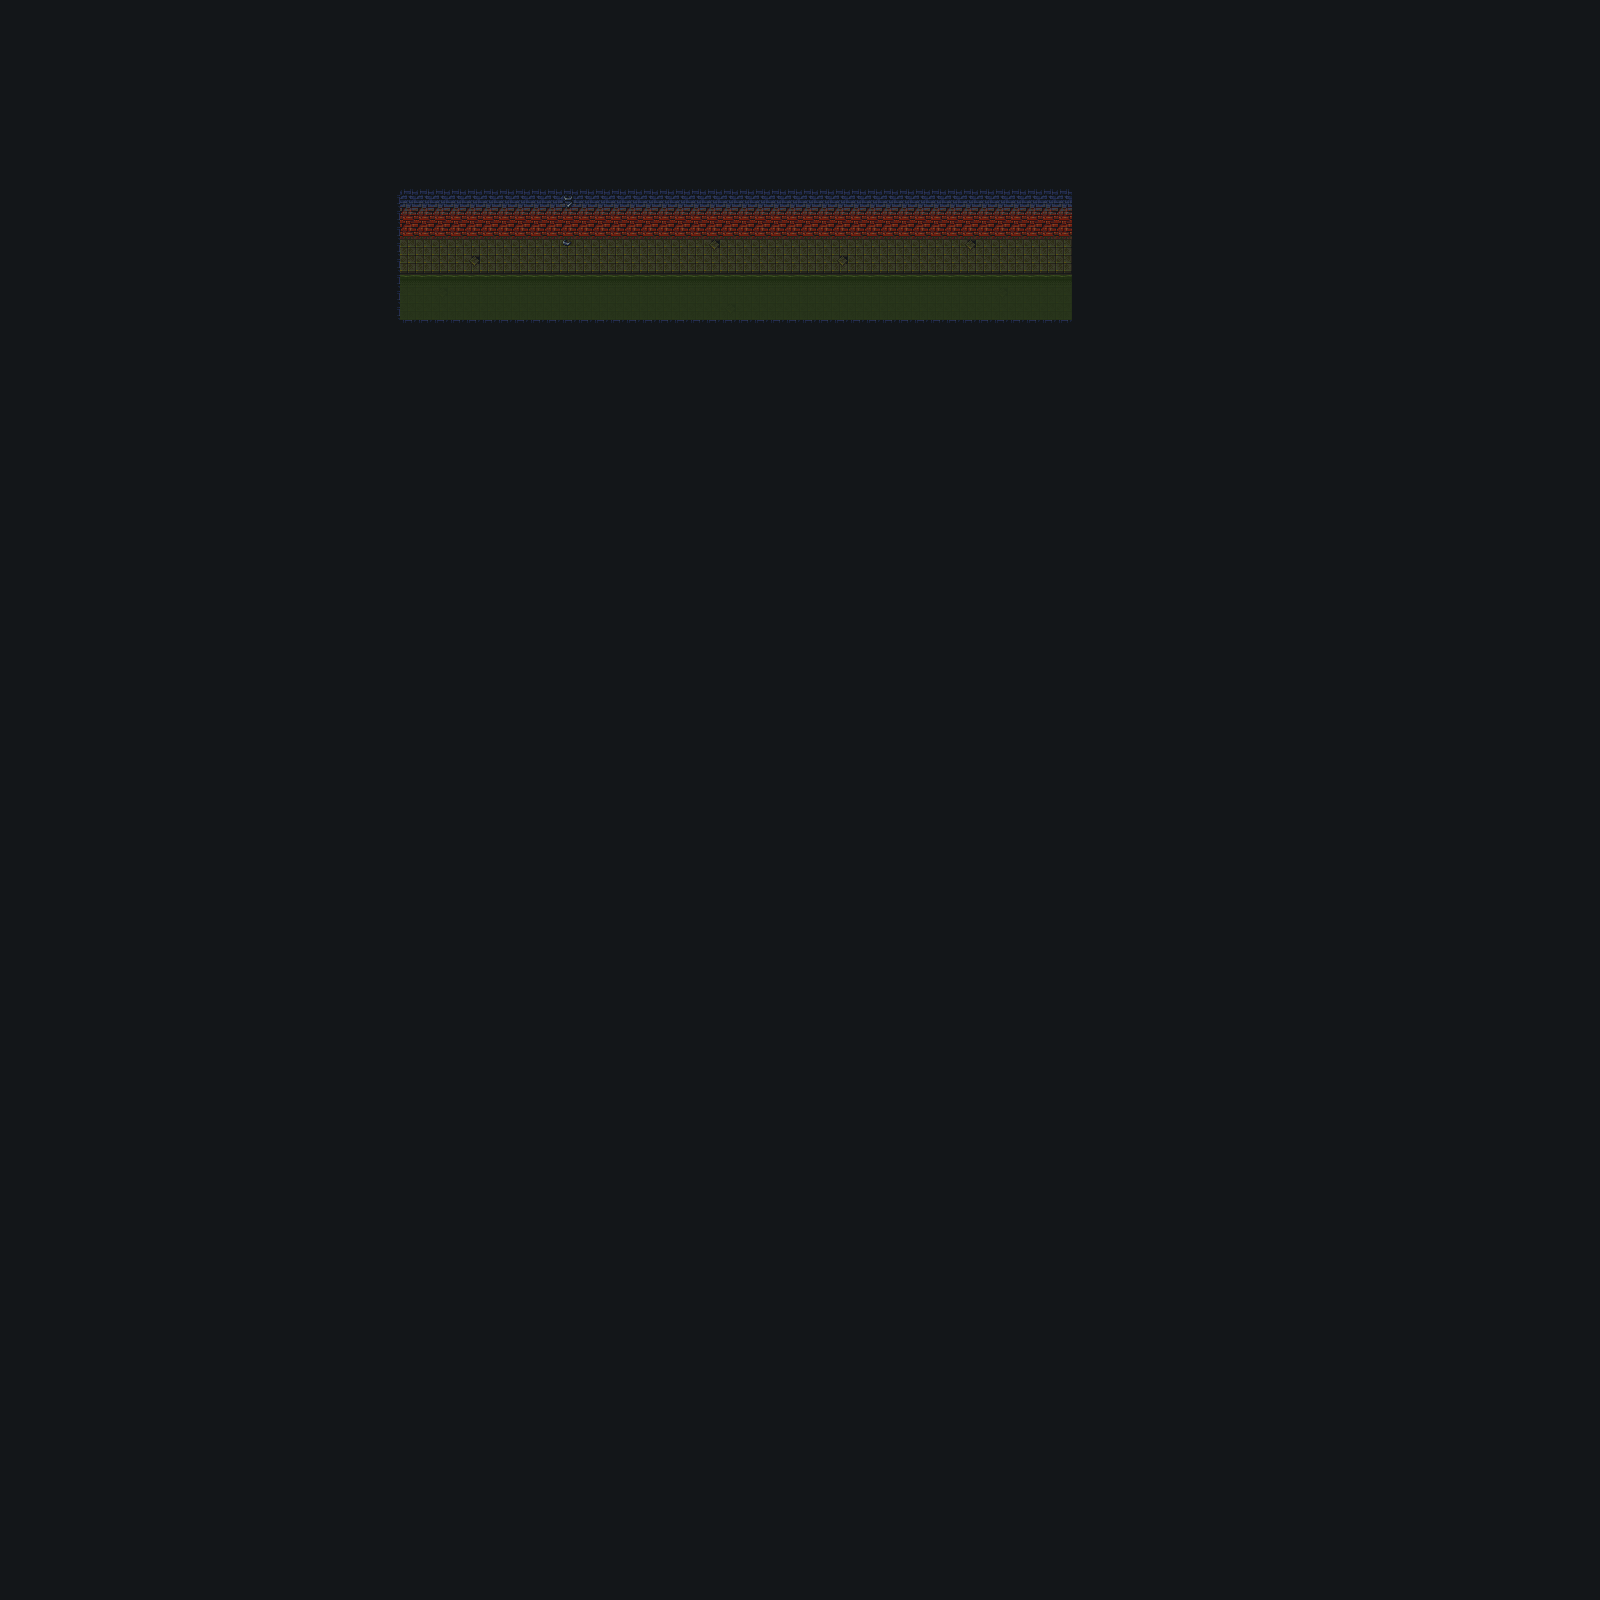

A level layout from a 2D game, rendered from its tile map. Below: a short description, then the map file with tile-grid data replaced by summaries:
An orthogonal 100x100 tile map with 16x16 px tiles, 5 tile layers (base, detail, base-2, detail-2, ...), 1 hidden layer not drawn, 2 tilesets.

<map version="1.0" orientation="orthogonal" width="100" height="100" tilewidth="16" tileheight="16">
 <tileset firstgid="1" name="tileset_sewer" tilewidth="16" tileheight="16">
  <image source="../art/tileset_sewer.png" width="256" height="256" />
 </tileset>
 <tileset firstgid="257" name="collision_graphic" tilewidth="16" tileheight="16">
  <image source="collision_graphic.png" width="32" height="32" />
 </tileset>
 <layer name="base" width="100" height="100">
  <data>[10000 cells, 9958 non-empty, 10 distinct tile ids]</data>
 </layer>
 <layer name="detail" width="100" height="100" opacity="0.87">
  <data>[10000 cells, 126 non-empty, 2 distinct tile ids]</data>
 </layer>
 <layer name="collision" width="100" height="100" visible="0" opacity="0.72">
  <data>[10000 cells, 106 non-empty, 1 distinct tile ids]</data>
 </layer>
 <layer name="base-2" width="100" height="100">
  <data>[10000 cells, 42 non-empty, 1 distinct tile ids]</data>
 </layer>
 <layer name="detail-2" width="100" height="100">
  <data>[10000 cells, 0 non-empty, 0 distinct tile ids]</data>
 </layer>
 <layer name="collision-2" width="100" height="100">
  <data>[10000 cells, 0 non-empty, 0 distinct tile ids]</data>
 </layer>
</map>
